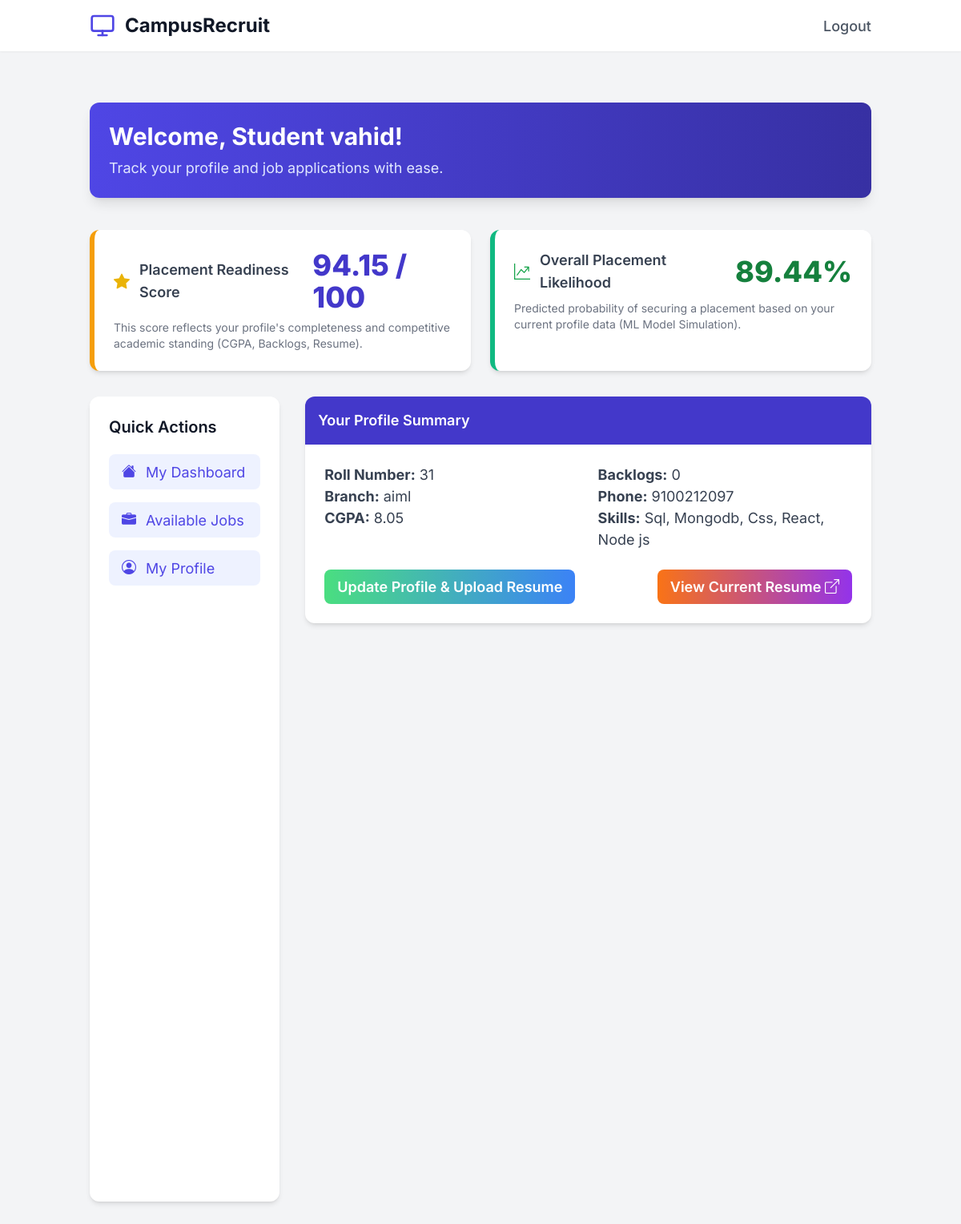
The page /student/dashboard/ (signed in) on the database as committed earlier.
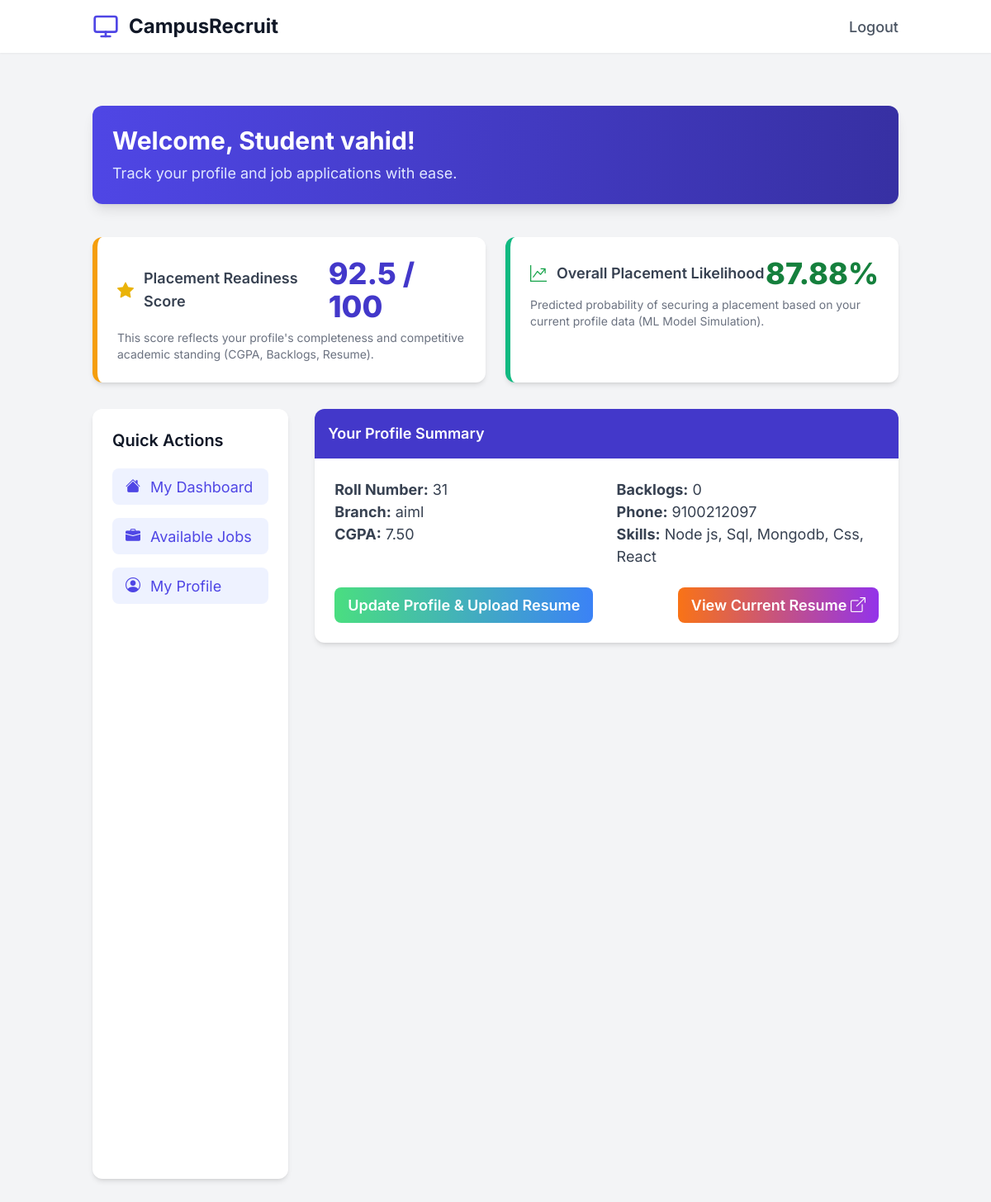
The same page on the database as committed later.
### core/models.py (models this page shows, shortened)
class StudentProfile(models.Model):
    user = models.OneToOneField(User, on_delete=models.CASCADE, primary_key=True, related_name='student_profile')
    roll_number = models.CharField(max_length=20, unique=True) # This MUST be unique=True here (model field)
    branch = models.CharField(max_length=50)
    cgpa = models.DecimalField(max_digits=4, decimal_places=2, null=True, blank=True)
    backlogs = models.IntegerField(default=0)
    skills = models.TextField(blank=True, null=True)
    education = models.TextField(blank=True, null=True)
    experience = models.TextField(blank=True, null=True)
    phone_number = models.CharField(max_length=15, blank=True, null=True)
    resume_file = models.FileField(upload_to='resumes/', blank=True, null=True)
    placement_readiness_score = models.DecimalField(max_digits=5, decimal_places=2, default=0.0, verbose_name='Readiness Score')

### core/views.py (the view)
# urls.py: path('student/dashboard/', login_required(core_views.student_dashboard), name='student_dashboard'),
@login_required
@user_passes_test(is_student)
def student_dashboard(request):
    student_profile = get_object_or_404(StudentProfile, user=request.user)
    if student_profile.cgpa is not None and student_profile.backlogs is not None:
         calculate_readiness_score(student_profile)
    applications = student_profile.applications.all().order_by('-applied_at')
    recent_jobs = Job.objects.all().order_by('-posted_at')[:5]
    placement_chance = get_overall_placement_prediction(student_profile)
    context = {
        'student_profile': student_profile,
        'applications': applications,
        'recent_jobs': recent_jobs,
        'placement_chance': placement_chance,
    }
    return render(request, 'core/student_dashboard.html', context)

### core/views.py (called while the page is built)
def is_student(user):
    return user.is_authenticated and user.user_type == 'student'

### placement/ml_service.py (called while the page is built)
def get_overall_placement_prediction(student_profile):
    if student_profile.placement_readiness_score is None:
        return 0.0
    prediction = float(student_profile.placement_readiness_score) * 0.95
    return round(min(prediction, 100.0), 2)

### templates/core/student_dashboard.html (shortened to what the changed rows need)
<!DOCTYPE html>
<html lang="en">
<head>
    <script src="https://cdn.tailwindcss.com"></script>
    <link rel="stylesheet" href="https://cdn.jsdelivr.net/npm/bootstrap-icons@1.10.5/font/bootstrap-icons.css">
</head>
<body class="bg-gray-100 text-gray-800">
    <main class="py-16">
        <div class="container mx-auto px-6">
            <div class="bg-gradient-to-r from-indigo-600 to-indigo-800 text-white rounded-xl shadow-lg p-6 mb-10 animate-fadeInUp">
                <h1 class="text-3xl font-bold">Welcome, Student {{ user.username }}!</h1>
            </div>
            {% if student_profile %}
            <div class="grid grid-cols-1 lg:grid-cols-2 gap-6 mb-8">
                <div class="bg-white rounded-xl shadow-md p-6 card-hover-effect animate-on-scroll prediction-box-medium">
                    <div class="flex justify-between items-center">
                        <p class="text-lg font-semibold text-gray-700 flex items-center">
                            <i class="bi bi-star-fill text-xl text-yellow-500 mr-3"></i>
                            Placement Readiness Score
                        </p>
                        <span class="text-4xl font-extrabold text-indigo-700">{{ student_profile.placement_readiness_score|default:"N/A" }} / 100</span>
                    </div>
                    <p class="text-sm text-gray-500 mt-2">This score reflects your profile's completeness and competitive academic standing (CGPA, Backlogs, Resume).</p>
                </div>
                {% if placement_chance is not None %}
                    <div class="bg-white rounded-xl shadow-md p-6 card-hover-effect animate-on-scroll
                        {% if placement_chance >= 75 %}prediction-box-high{% else %}prediction-box-medium{% endif %}">
                        <div class="flex justify-between items-center">
                            <p class="text-lg font-semibold text-gray-700 flex items-center">
                                <i class="bi bi-graph-up-arrow text-xl text-green-600 mr-3"></i>
                                Overall Placement Likelihood
                            </p>
                            <span class="text-4xl font-extrabold
                                {% if placement_chance >= 75 %}text-green-700{% else %}text-yellow-700{% endif %}">
                                {{ placement_chance|default:"N/A" }}%
                            </span>
                        </div>
                        <p class="text-sm text-gray-500 mt-2">Predicted probability of securing a placement based on your current profile data (ML Model Simulation).</p>
                    </div>
                {% endif %}
            </div>
            {% endif %}
            <div class="flex flex-col lg:flex-row gap-8">
                <aside class="lg:w-1/4 bg-white rounded-xl shadow-md p-6 card-hover-effect animate-on-scroll">
                    <h2 class="text-xl font-semibold text-gray-900 mb-5">Quick Actions</h2>
                </aside>
                <div class="lg:w-3/4">
                    <div class="bg-white rounded-xl shadow-md card-hover-effect animate-on-scroll">
                        <div class="p-6">
                            {% if student_profile %}
                                <div class="grid grid-cols-1 md:grid-cols-2 gap-6">
                                    <div>
                                        <p class="text-gray-700"><strong>Roll Number:</strong> {{ student_profile.roll_number }}</p>
                                        <p class="text-gray-700"><strong>Branch:</strong> {{ student_profile.branch }}</p>
                                        <p class="text-gray-700"><strong>CGPA:</strong> {{ student_profile.cgpa|default:"N/A" }}</p>
                                    </div>
                                    <div>
                                        <p class="text-gray-700"><strong>Backlogs:</strong> {{ student_profile.backlogs }}</p>
                                        <p class="text-gray-700"><strong>Phone:</strong> {{ student_profile.phone_number|default:"N/A" }}</p>
                                        <p class="text-gray-700"><strong>Skills:</strong> {{ student_profile.skills|default:"Not updated" }}</p>
                                    </div>
                                </div>
                                <div class="mt-6 flex justify-between items-center flex-wrap gap-4">
                                    <a href="{% url 'student_profile_view' %}" class="btn-primary px-4 py-2">Update Profile & Upload Resume</a>
                                    {% if student_profile.resume_file %}
                                        <a href="{{ student_profile.resume_file.url }}" target="_blank" class="btn-secondary px-4 py-2">View Current Resume <i class="bi bi-box-arrow-up-right"></i></a>
                                    {% endif %}
                                </div>
                            {% else %}
                                <p class="text-gray-600">Your student profile is not yet complete. Please <a href="{% url 'student_profile_view' %}" class="text-indigo-600 hover:underline">update your profile</a> to view full details and apply for jobs.</p>
                            {% endif %}
                        </div>
                    </div>
                </div>
            </div>
        </div>
    </main>
</body>
</html>

Rows that differ between the two databases and show on the page:
changed StudentProfile "aiml": placement_readiness_score "94.15" → "92.5"; cgpa "8.05" → "7.50"; skills "Sql, Mongodb, Css, React, Node js" → "Node js, Sql, Mongodb, Css, React"
Other text that changed with them:
{{ placement_chance|default:"N/A" }}: "89.44" → "87.88"
